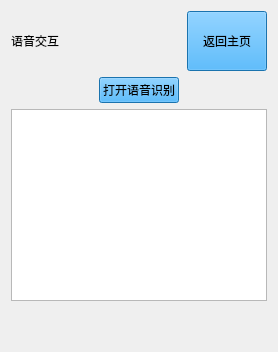
      <widget class="QWidget" name="VoiceInteractionPage">
       <layout class="QVBoxLayout" name="verticalLayout_41">
        <item>
         <layout class="QHBoxLayout" name="horizontalLayout_44">
          <item>
           <widget class="QLabel" name="label_35">
            <property name="styleSheet">
             <string notr="true">font: 18pt &quot;Microsoft YaHei UI&quot;;
color: rgb(0, 0, 0);</string>
            </property>
            <property name="text">
             <string>语音交互</string>
            </property>
           </widget>
          </item>
          <item>
           <spacer name="horizontalSpacer_93">
            <property name="orientation">
             <enum>Qt::Orientation::Horizontal</enum>
            </property>
            <property name="sizeHint" stdset="0">
             <size>
              <width>40</width>
              <height>20</height>
             </size>
            </property>
           </spacer>
          </item>
          <item>
           <widget class="QPushButton" name="VoiceInteraction_BackHomeButton">
            <property name="minimumSize">
             <size>
              <width>0</width>
              <height>60</height>
             </size>
            </property>
            <property name="styleSheet">
             <string notr="true">font: 18pt &quot;Microsoft YaHei UI&quot;;
background-color: rgb(37, 161, 244);
color: rgb(0, 0, 0);
</string>
            </property>
            <property name="text">
             <string>返回主页</string>
            </property>
           </widget>
          </item>
         </layout>
        </item>
        <item>
         <layout class="QHBoxLayout" name="horizontalLayout_27">
          <item>
           <spacer name="horizontalSpacer_59">
            <property name="orientation">
             <enum>Qt::Orientation::Horizontal</enum>
            </property>
            <property name="sizeHint" stdset="0">
             <size>
              <width>40</width>
              <height>20</height>
             </size>
            </property>
           </spacer>
          </item>
          <item>
           <widget class="QPushButton" name="VoiceInteractionSwitchBtn">
            <property name="styleSheet">
             <string notr="true">font: 18pt &quot;Microsoft YaHei UI&quot;;
background-color: rgb(37, 161, 244);
color: rgb(0, 0, 0);
</string>
            </property>
            <property name="text">
             <string>打开语音识别</string>
            </property>
           </widget>
          </item>
          <item>
           <spacer name="horizontalSpacer_3">
            <property name="orientation">
             <enum>Qt::Orientation::Horizontal</enum>
            </property>
            <property name="sizeHint" stdset="0">
             <size>
              <width>40</width>
              <height>20</height>
             </size>
            </property>
           </spacer>
          </item>
         </layout>
        </item>
        <item>
         <widget class="QPlainTextEdit" name="voiceResultTextEdit">
          <property name="styleSheet">
           <string notr="true">font: 8pt &quot;Microsoft YaHei UI&quot;;
color: rgb(0, 0, 0);</string>
          </property>
          <property name="readOnly">
           <bool>true</bool>
          </property>
          <property name="maximumBlockCount">
           <number>500</number>
          </property>
         </widget>
        </item>
        <item>
         <spacer name="verticalSpacer_27">
          <property name="orientation">
           <enum>Qt::Orientation::Vertical</enum>
          </property>
          <property name="sizeHint" stdset="0">
           <size>
            <width>20</width>
            <height>40</height>
           </size>
          </property>
         </spacer>
        </item>
       </layout>
      </widget>
